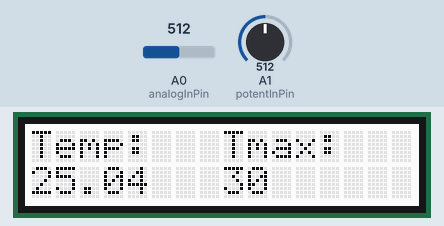
This sketch was run on a simulated Arduino Uno, built with avr-gcc and run on an emulated ATmega328P. Parts: 16×2 character LCD. The inputs (shaded band) are chosen by the test bench; at power-on: A0 (analogInPin) = 512, A1 (potentInPin) = 512. What the sketch prints to the serial monitor is not drawn.

Above: at 1.2 s.
1.3 s: A0 (analogInPin) set to 564
At 3.2 s:
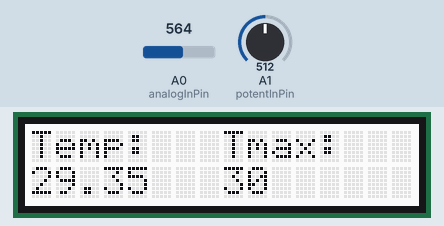
3.5 s: A0 (analogInPin) set to 579
At 4.8 s:
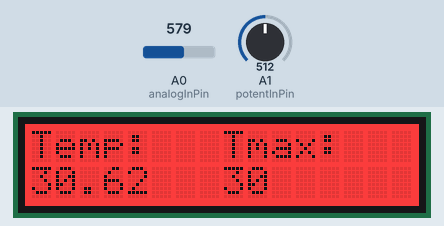
5.5 s: A1 (potentInPin) set to 547
7.0 s: A1 (potentInPin) set to 576
At 8.2 s:
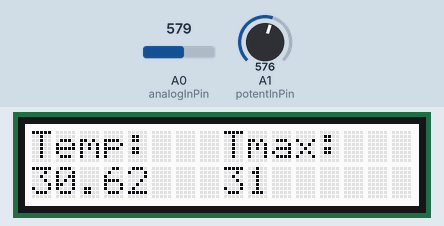
8.5 s: A1 (potentInPin) set to 511
At 9.9 s:
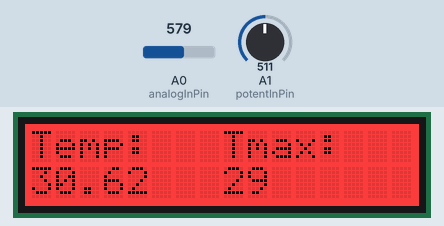
10.5 s: A0 (analogInPin) set to 511
At 11.4 s:
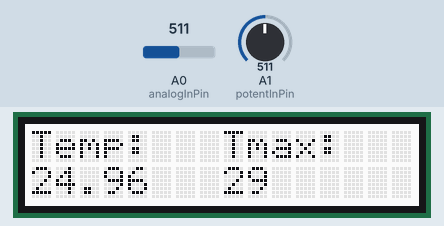
Timing chart, 0 to 13.5 s (numbered marks = the images above; inputs shaded):
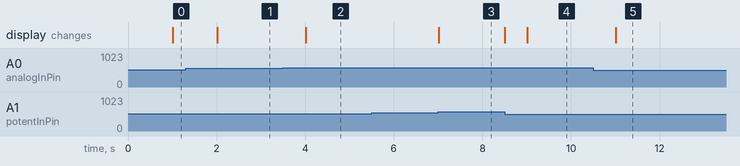

The sketch:

Potentiometer.ino
```cpp
/*
 * Reads the voltage from a Grove Temperature Sensor.
 * It than calculates the corresponding resistance and finally converts
 * the resistance into the temperature in °C.
 * The measured temperature is shown on a connected Grove RGB LCD display.
 *
 * Further, a potentiometer is connected to the system which controls a
 * maximal temperature threshold. Once this threshold is reached, the
 * display turns red.
 */

#include <Wire.h>
#include "rgb_lcd.h"

rgb_lcd lcd;

#define INTERVAL_MICROS         1000000 //update time
#define OVERFLOW             4000000000 //at this time we reset to 0

unsigned long last_time = 0; //last timestamp
unsigned int count = 0; //cycle counter

const int analogInPin = A0; // Pin for sensor input
int sensorValue = 0; // measured voltage

const int potentInPin = A1; // Pin for potentiometer
int potentiometer = 0; //potentiometer input

const int R0 = 100000; // zero resistance R_0 in Ohm
const int B = 4275; // nominal B-constnat in Kelvin
const float T0 = 25 + 273.15; // room temperature in Kelvin

int threshold = 30; // temperature threshold

int colorR = 255;
int colorG = 255;
int colorB = 255;

void setup() {
  //set up the LCD's number of columns and rows:
  lcd.begin(16,2);
  lcd.print("Temp:   Tmax:");
  Serial.begin(9600);
  lcd.setRGB(colorR,colorG,colorB);
}

void loop() {

  //adjusting the threshold
  potentiometer = analogRead(potentInPin);
  threshold = map(potentiometer,0,1023,20,40);
  lcd.setCursor(8,1);
  lcd.print(threshold);

  unsigned long now = micros();
  if (now > (last_time + INTERVAL_MICROS)) {
    sensorValue = analogRead(analogInPin);
    float R = (1023.0/sensorValue - 1)*R0; // resistance in Ohm
    float T = 1.0/(log(R/R0)/B + 1/T0) - 273.15; // temperature in Kelvin
    Serial.print("Time: ");
    Serial.print(count);
    Serial.print("s, Temperature: ");
    Serial.print(T);

    lcd.setCursor(0,1);
    lcd.print(T);

    //Turning the display backlight red as a warning if T > threshold
    Serial.print(" above threshold (50 if yes): ");
    if (T>threshold) {
      colorG = 0;
      colorB = 0;
      Serial.println(50);
    } else {
      colorG = 255;
      colorB = 255;
      Serial.println(0);
    }
    lcd.setRGB(colorR,colorG,colorB);

    if (now > OVERFLOW) { //make sure not to overflow
      now = 0;
    }

    last_time = now;
    count++;
  }
}
```

Measured:
- the behaviour switches between 571 and 572 on A0 (analogInPin) (found by bisection; images 1 and 2)
- the behaviour switches between 562 and 563 on A1 (potentInPin) (found by bisection; images 2 and 3)
- after the input at 1.3 s, the display: changes after 0.71 s (image 1)
- after the input at 3.5 s, the display: changes after 0.51 s (image 2)
- after the input at 5.5 s, every drawn part: stays the same
- after the input at 7.0 s, the display: changes at once (image 3)
- after the input at 8.5 s, the display: first changes at once (image 4 shows a later state)
- after the input at 10.5 s, the display: changes after 0.51 s (image 5)
